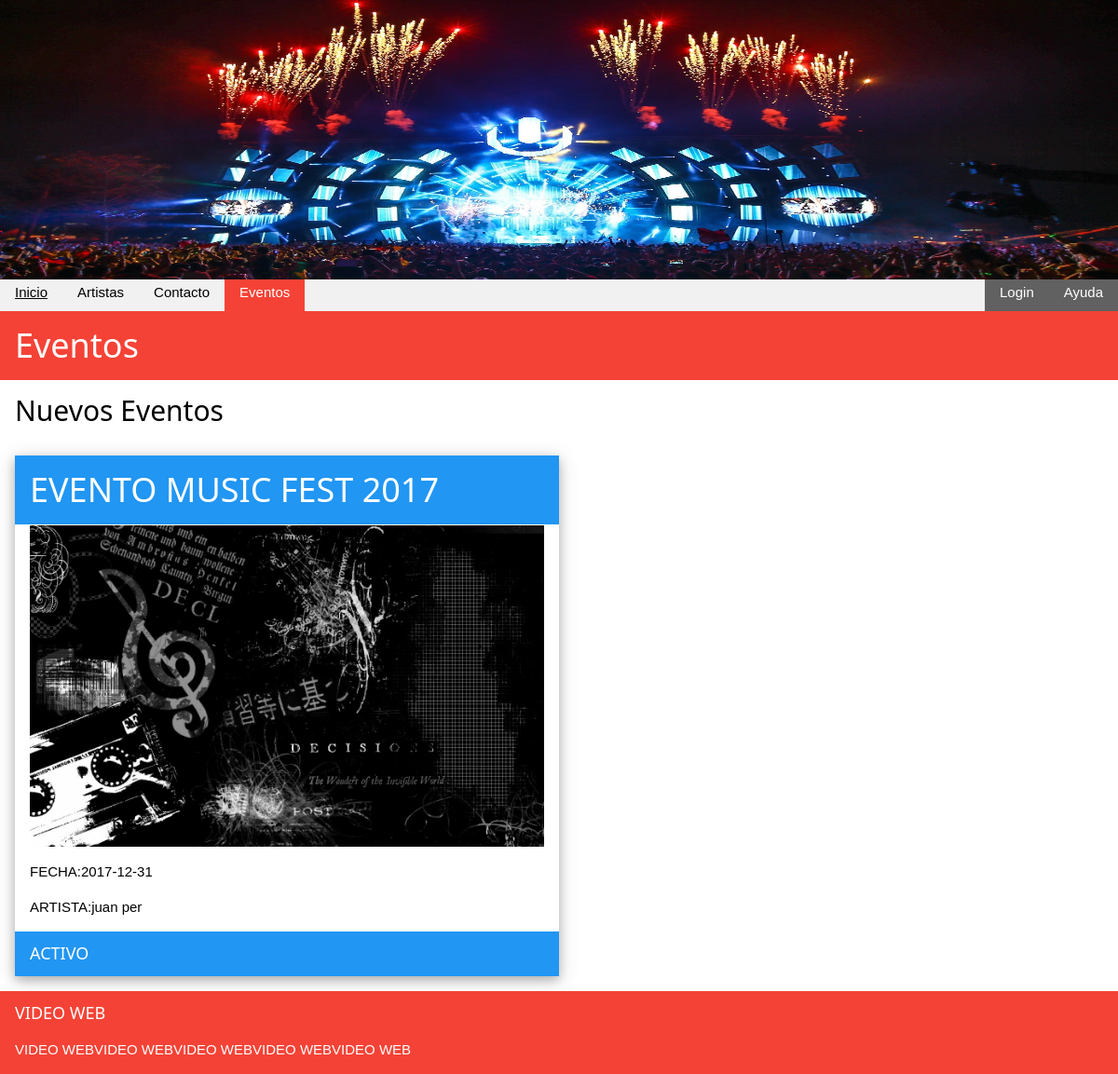
Page /evento_detalle.php?idevento=1 on the committed database.
### tables this page shows
CREATE TABLE `evento` (
  `idevento` int(11) NOT NULL,
  `nomevento` varchar(200) NOT NULL,
  `fechaevento` date NOT NULL,
  `estadoevento` int(11) NOT NULL,
  `portada` varchar(100) NOT NULL,
  `idartista` int(11) NOT NULL
);

### albumevento_detalle.php (the view)
<?php
include('config.php');
$idevento=$_REQUEST["idevento"];
$sql = "select e.idevento,e.nomevento,e.fechaevento,e.portada,IF(e.estadoevento,'ACTIVO','INACTIVO') as 'estado',CONCAT(a.nombreartista,' ',a.apellidoartista) as 'artista' from evento e inner JOIN artista a on a.idartista=e.idartista where e.idevento=".$idevento;
        $results = $db->query($sql);
$rows=$results->fetch_row()
?>
        <div class="w3-section w3-white w3-container">
                <?php
        echo "<div class='w3-mobile w3-card-4' style='width:50%;'>";
        echo "<header class='w3-container w3-blue'>";
        echo "<h1>".$rows[1]."</h1>";
        echo "</header>";
        echo "<div class='w3-container'>";
        echo "<img src='http://localhost/".$rows[3]."' width='100%'>";
        echo "<p>FECHA:".$rows[2]."</p>";
        echo "<p>ARTISTA:".$rows[5]."</p>";
        echo "</div>";
        echo "<footer class='w3-container w3-blue'>";
        echo "<h5>".$rows[4]."</h5>";
        echo "</footer>";
        echo "</div>";
        ?>
    </div>

### css/w3.css (style rules this page uses)
html { box-sizing:border-box }
*,*:before,*:after { box-sizing:inherit }
html { -ms-text-size-adjust:100%;-webkit-text-size-adjust:100% }
body { margin:0 }
article,aside,details,figcaption,figure,footer,header,main,menu,nav,section,summary { display:block }
img { border-style:none }
html,body { font-family:Verdana,sans-serif;font-size:15px;line-height:1.5 }
html { overflow-x:hidden }
h1 { font-size:36px }
h5 { font-size:18px }
h1,h2,h3,h4,h5,h6 { font-family:"Segoe UI",Arial,sans-serif;font-weight:400;margin:10px 0 }
img { margin-bottom:-5px }
.w3-container:after,.w3-container:before,.w3-panel:after,.w3-panel:before,.w3-row:after,.w3-row:before,.w3-row-padding:after,.w3-row-padding:before, .w3-cell-row:before,.w3-cell-row:after,.w3-clear:after,.w3-clear:before,.w3-bar:before,.w3-bar:after { content:"";display:table;clear:both }
.w3-container,.w3-panel { padding:0.01em 16px }
.w3-card-4,.w3-hover-shadow:hover { box-shadow:0 4px 10px 0 rgba(0,0,0,0.2),0 4px 20px 0 rgba(0,0,0,0.19) }
.w3-section,.w3-code { margin-top:16px!important;margin-bottom:16px!important }
.w3-blue,.w3-hover-blue:hover { color:#fff!important;background-color:#2196F3!important }
.w3-white,.w3-hover-white:hover { color:#000!important;background-color:#fff!important }

### rows in the picture
evento: nomevento "EVENTO MUSIC FEST 2017", portada (picture), fechaevento "2017-12-31"

### other values in the picture
$rows[5] "juan per"
$rows[4] "ACTIVO"
